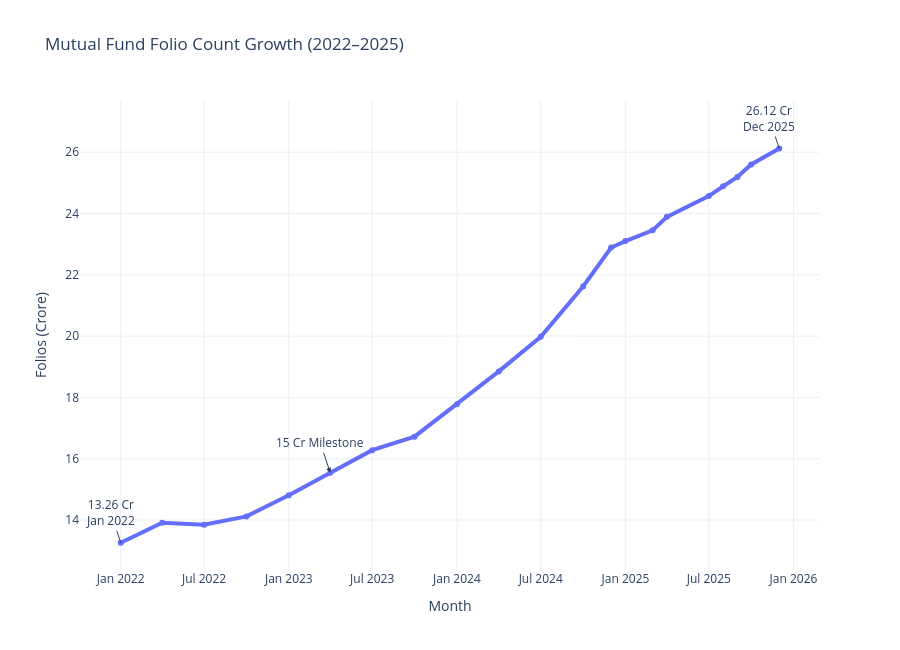
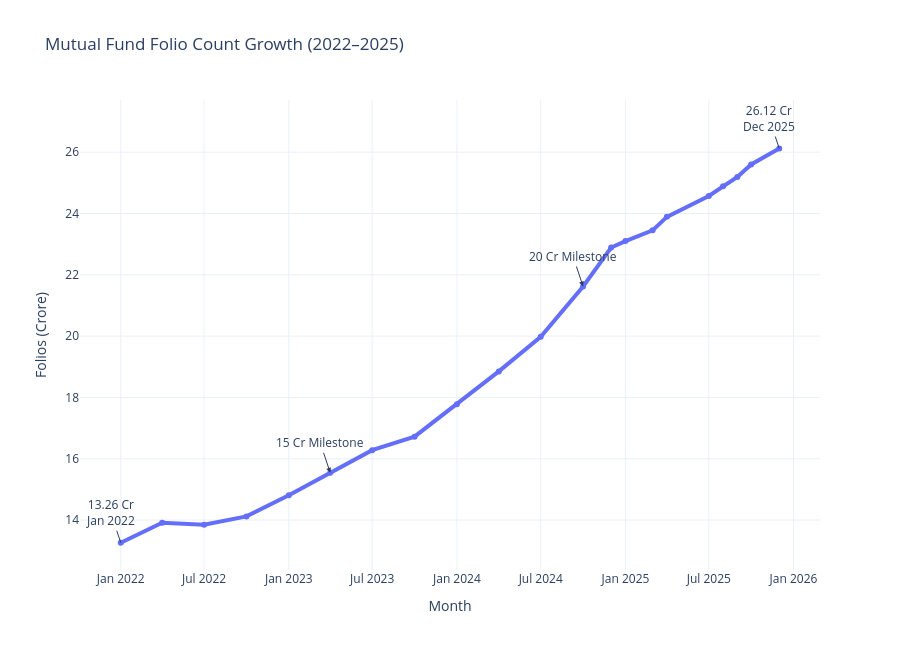
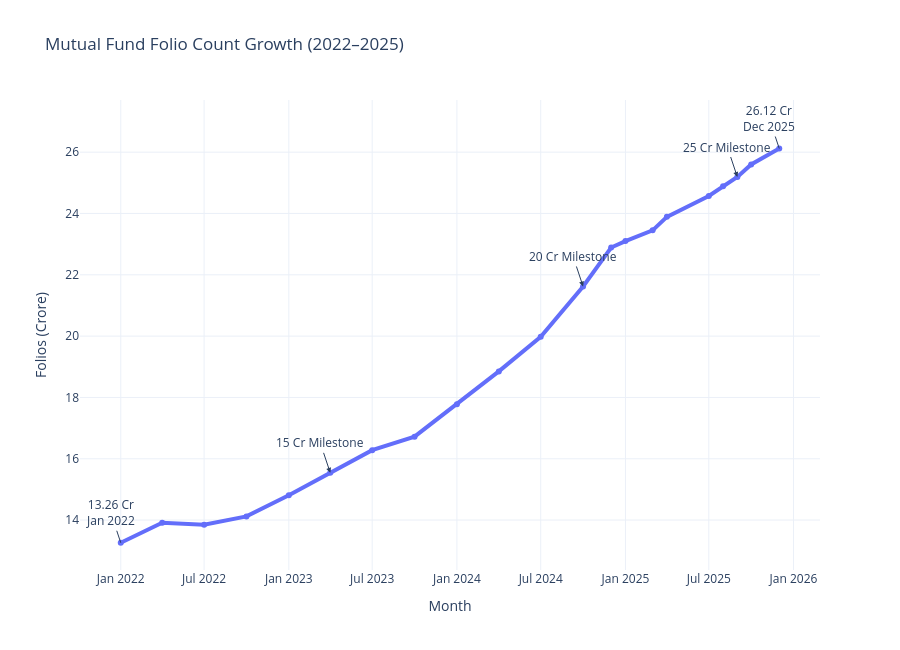

The notebook cell saved with these charts, in order:
### Code cell
import plotly.express as px

folio["month"] = pd.to_datetime(folio["month"])

fig = px.line(
    folio,
    x="month",
    y="total_folios_crore",
    markers=True,
    title="Mutual Fund Folio Count Growth (2022–2025)",
    labels={
        "month":"Month",
        "total_folios_crore":"Folios (Crore)"
    }
)

fig.update_layout(
    template="plotly_white",
    height=650
)

fig.update_traces(
    line_width=4
)


# now the bleow lines are 
fig.add_annotation(
    x=folio.iloc[0]["month"],
    y=folio.iloc[0]["total_folios_crore"],
    text="13.26 Cr<br>Jan 2022",
    showarrow=True
)

fig.add_annotation(
    x=folio.iloc[-1]["month"],
    y=folio.iloc[-1]["total_folios_crore"],
    text="26.12 Cr<br>Dec 2025",
    showarrow=True
)

milestones = [15,20,25]

for milestone in milestones:

    row = folio[
        folio["total_folios_crore"] >= milestone
    ].iloc[0]

    fig.add_annotation(
        x=row["month"],
        y=row["total_folios_crore"],
        text=f"{milestone} Cr Milestone",
        showarrow=True,
        arrowhead=2
    )
    fig.show()

### Figure 1 — Plotly figure (JSON) as saved in the notebook; plotly's stock layout.template omitted (floating-point values rounded to 4 significant figures)
{"data": [{"hovertemplate": "Month=%{x}<br>Folios (Crore)=%{y}<extra></extra>", "legendgroup": "", "line": {"color": "#636efa", "dash": "solid", "width": 4}, "marker": {"symbol": "circle"}, "mode": "lines+markers", "name": "", "orientation": "v", "showlegend": false, "type": "scatter", "x": ["2022-01-01T00:00:00.000000000", "2022-04-01T00:00:00.000000000", "2022-07-01T00:00:00.000000000", "2022-10-01T00:00:00.000000000", "2023-01-01T00:00:00.000000000", "2023-04-01T00:00:00.000000000", "2023-07-01T00:00:00.000000000", "2023-10-01T00:00:00.000000000", "2024-01-01T00:00:00.000000000", "2024-04-01T00:00:00.000000000", "2024-07-01T00:00:00.000000000", "2024-10-01T00:00:00.000000000", "2024-12-01T00:00:00.000000000", "2025-01-01T00:00:00.000000000", "2025-03-01T00:00:00.000000000", "2025-04-01T00:00:00.000000000", "2025-07-01T00:00:00.000000000", "2025-08-01T00:00:00.000000000", "2025-09-01T00:00:00.000000000", "2025-10-01T00:00:00.000000000", "2025-12-01T00:00:00.000000000"], "xaxis": "x", "y": [13.26, 13.91, 13.85, 14.12, 14.81, 15.54, 16.28, 16.72, 17.78, 18.85, 19.98, 21.62, 22.89, 23.1, 23.45, 23.89, 24.57, 24.89, 25.19, 25.6, 26.12], "yaxis": "y"}], "layout": {"annotations": [{"showarrow": true, "text": "13.26 Cr<br>Jan 2022", "x": "2022-01-01T00:00:00", "y": 13.26}, {"showarrow": true, "text": "26.12 Cr<br>Dec 2025", "x": "2025-12-01T00:00:00", "y": 26.12}, {"arrowhead": 2, "showarrow": true, "text": "15 Cr Milestone", "x": "2023-04-01T00:00:00", "y": 15.54}], "height": 650, "legend": {"tracegroupgap": 0}, "title": {"text": "Mutual Fund Folio Count Growth (2022–2025)"}, "xaxis": {"anchor": "y", "domain": [0, 1], "title": {"text": "Month"}}, "yaxis": {"anchor": "x", "domain": [0, 1], "title": {"text": "Folios (Crore)"}}}}

### Figure 2 — Plotly figure (JSON) as saved in the notebook; plotly's stock layout.template omitted (floating-point values rounded to 4 significant figures)
{"data": [{"hovertemplate": "Month=%{x}<br>Folios (Crore)=%{y}<extra></extra>", "legendgroup": "", "line": {"color": "#636efa", "dash": "solid", "width": 4}, "marker": {"symbol": "circle"}, "mode": "lines+markers", "name": "", "orientation": "v", "showlegend": false, "type": "scatter", "x": ["2022-01-01T00:00:00.000000000", "2022-04-01T00:00:00.000000000", "2022-07-01T00:00:00.000000000", "2022-10-01T00:00:00.000000000", "2023-01-01T00:00:00.000000000", "2023-04-01T00:00:00.000000000", "2023-07-01T00:00:00.000000000", "2023-10-01T00:00:00.000000000", "2024-01-01T00:00:00.000000000", "2024-04-01T00:00:00.000000000", "2024-07-01T00:00:00.000000000", "2024-10-01T00:00:00.000000000", "2024-12-01T00:00:00.000000000", "2025-01-01T00:00:00.000000000", "2025-03-01T00:00:00.000000000", "2025-04-01T00:00:00.000000000", "2025-07-01T00:00:00.000000000", "2025-08-01T00:00:00.000000000", "2025-09-01T00:00:00.000000000", "2025-10-01T00:00:00.000000000", "2025-12-01T00:00:00.000000000"], "xaxis": "x", "y": [13.26, 13.91, 13.85, 14.12, 14.81, 15.54, 16.28, 16.72, 17.78, 18.85, 19.98, 21.62, 22.89, 23.1, 23.45, 23.89, 24.57, 24.89, 25.19, 25.6, 26.12], "yaxis": "y"}], "layout": {"annotations": [{"showarrow": true, "text": "13.26 Cr<br>Jan 2022", "x": "2022-01-01T00:00:00", "y": 13.26}, {"showarrow": true, "text": "26.12 Cr<br>Dec 2025", "x": "2025-12-01T00:00:00", "y": 26.12}, {"arrowhead": 2, "showarrow": true, "text": "15 Cr Milestone", "x": "2023-04-01T00:00:00", "y": 15.54}, {"arrowhead": 2, "showarrow": true, "text": "20 Cr Milestone", "x": "2024-10-01T00:00:00", "y": 21.62}], "height": 650, "legend": {"tracegroupgap": 0}, "title": {"text": "Mutual Fund Folio Count Growth (2022–2025)"}, "xaxis": {"anchor": "y", "domain": [0, 1], "title": {"text": "Month"}}, "yaxis": {"anchor": "x", "domain": [0, 1], "title": {"text": "Folios (Crore)"}}}}

### Figure 3 — Plotly figure (JSON) as saved in the notebook; plotly's stock layout.template omitted (floating-point values rounded to 4 significant figures)
{"data": [{"hovertemplate": "Month=%{x}<br>Folios (Crore)=%{y}<extra></extra>", "legendgroup": "", "line": {"color": "#636efa", "dash": "solid", "width": 4}, "marker": {"symbol": "circle"}, "mode": "lines+markers", "name": "", "orientation": "v", "showlegend": false, "type": "scatter", "x": ["2022-01-01T00:00:00.000000000", "2022-04-01T00:00:00.000000000", "2022-07-01T00:00:00.000000000", "2022-10-01T00:00:00.000000000", "2023-01-01T00:00:00.000000000", "2023-04-01T00:00:00.000000000", "2023-07-01T00:00:00.000000000", "2023-10-01T00:00:00.000000000", "2024-01-01T00:00:00.000000000", "2024-04-01T00:00:00.000000000", "2024-07-01T00:00:00.000000000", "2024-10-01T00:00:00.000000000", "2024-12-01T00:00:00.000000000", "2025-01-01T00:00:00.000000000", "2025-03-01T00:00:00.000000000", "2025-04-01T00:00:00.000000000", "2025-07-01T00:00:00.000000000", "2025-08-01T00:00:00.000000000", "2025-09-01T00:00:00.000000000", "2025-10-01T00:00:00.000000000", "2025-12-01T00:00:00.000000000"], "xaxis": "x", "y": [13.26, 13.91, 13.85, 14.12, 14.81, 15.54, 16.28, 16.72, 17.78, 18.85, 19.98, 21.62, 22.89, 23.1, 23.45, 23.89, 24.57, 24.89, 25.19, 25.6, 26.12], "yaxis": "y"}], "layout": {"annotations": [{"showarrow": true, "text": "13.26 Cr<br>Jan 2022", "x": "2022-01-01T00:00:00", "y": 13.26}, {"showarrow": true, "text": "26.12 Cr<br>Dec 2025", "x": "2025-12-01T00:00:00", "y": 26.12}, {"arrowhead": 2, "showarrow": true, "text": "15 Cr Milestone", "x": "2023-04-01T00:00:00", "y": 15.54}, {"arrowhead": 2, "showarrow": true, "text": "20 Cr Milestone", "x": "2024-10-01T00:00:00", "y": 21.62}, {"arrowhead": 2, "showarrow": true, "text": "25 Cr Milestone", "x": "2025-09-01T00:00:00", "y": 25.19}], "height": 650, "legend": {"tracegroupgap": 0}, "title": {"text": "Mutual Fund Folio Count Growth (2022–2025)"}, "xaxis": {"anchor": "y", "domain": [0, 1], "title": {"text": "Month"}}, "yaxis": {"anchor": "x", "domain": [0, 1], "title": {"text": "Folios (Crore)"}}}}
